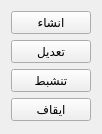
             <widget class="QWidget" name="QM_Prom_Voucher">
              <property name="geometry">
               <rect>
                <x>0</x>
                <y>0</y>
                <width>83</width>
                <height>134</height>
               </rect>
              </property>
              <attribute name="label">
               <string>قسيمة مشتريات عروض</string>
              </attribute>
              <layout class="QGridLayout" name="gridLayout_6">
               <item row="1" column="1">
                <widget class="QPushButton" name="QAct_Prom_Voucher_Edit">
                 <property name="text">
                  <string>تعديل</string>
                 </property>
                </widget>
               </item>
               <item row="0" column="1">
                <widget class="QPushButton" name="QAct_Prom_Voucher_Add">
                 <property name="text">
                  <string>انشاء</string>
                 </property>
                </widget>
               </item>
               <item row="4" column="1">
                <spacer name="verticalSpacer_4">
                 <property name="orientation">
                  <enum>Qt::Vertical</enum>
                 </property>
                 <property name="sizeHint" stdset="0">
                  <size>
                   <width>20</width>
                   <height>87</height>
                  </size>
                 </property>
                </spacer>
               </item>
               <item row="2" column="1">
                <widget class="QPushButton" name="QAct_Prom_Voucher_Act">
                 <property name="text">
                  <string>تنشبط</string>
                 </property>
                </widget>
               </item>
               <item row="3" column="1">
                <widget class="QPushButton" name="QAct_Prom_Voucher_Deact">
                 <property name="text">
                  <string>ايقاف</string>
                 </property>
                </widget>
               </item>
               <item row="1" column="0">
                <layout class="QGridLayout" name="gridLayout_24">
                 <item row="0" column="0">
                  <spacer name="horizontalSpacer_5">
                   <property name="orientation">
                    <enum>Qt::Horizontal</enum>
                   </property>
                   <property name="sizeHint" stdset="0">
                    <size>
                     <width>40</width>
                     <height>20</height>
                    </size>
                   </property>
                  </spacer>
                 </item>
                </layout>
               </item>
              </layout>
             </widget>
